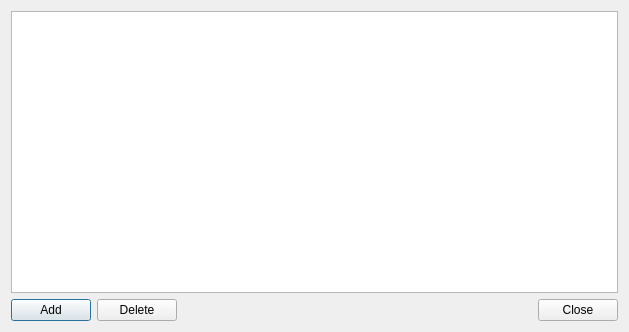
<?xml version="1.0" encoding="UTF-8"?>
<ui version="4.0">
 <class>KitManagerDialog</class>
 <widget class="QDialog" name="KitManagerDialog">
  <property name="geometry">
   <rect>
    <x>0</x>
    <y>0</y>
    <width>629</width>
    <height>332</height>
   </rect>
  </property>
  <property name="windowTitle">
   <string>Kits Manager</string>
  </property>
  <layout class="QGridLayout" name="gridLayout">
   <item row="1" column="0">
    <widget class="QPushButton" name="addButton">
     <property name="text">
      <string>Add</string>
     </property>
    </widget>
   </item>
   <item row="1" column="1">
    <widget class="QPushButton" name="deleteButton">
     <property name="text">
      <string>Delete</string>
     </property>
    </widget>
   </item>
   <item row="1" column="2">
    <widget class="QDialogButtonBox" name="buttonBox">
     <property name="orientation">
      <enum>Qt::Orientation::Horizontal</enum>
     </property>
     <property name="standardButtons">
      <set>QDialogButtonBox::StandardButton::Close</set>
     </property>
    </widget>
   </item>
   <item row="0" column="0" colspan="3">
    <widget class="QTableView" name="tableView">
     <property name="selectionBehavior">
      <enum>QAbstractItemView::SelectionBehavior::SelectRows</enum>
     </property>
    </widget>
   </item>
  </layout>
 </widget>
 <resources/>
 <connections>
  <connection>
   <sender>buttonBox</sender>
   <signal>accepted()</signal>
   <receiver>KitManagerDialog</receiver>
   <slot>accept()</slot>
   <hints>
    <hint type="sourcelabel">
     <x>248</x>
     <y>254</y>
    </hint>
    <hint type="destinationlabel">
     <x>157</x>
     <y>274</y>
    </hint>
   </hints>
  </connection>
  <connection>
   <sender>buttonBox</sender>
   <signal>rejected()</signal>
   <receiver>KitManagerDialog</receiver>
   <slot>reject()</slot>
   <hints>
    <hint type="sourcelabel">
     <x>316</x>
     <y>260</y>
    </hint>
    <hint type="destinationlabel">
     <x>286</x>
     <y>274</y>
    </hint>
   </hints>
  </connection>
 </connections>
</ui>
